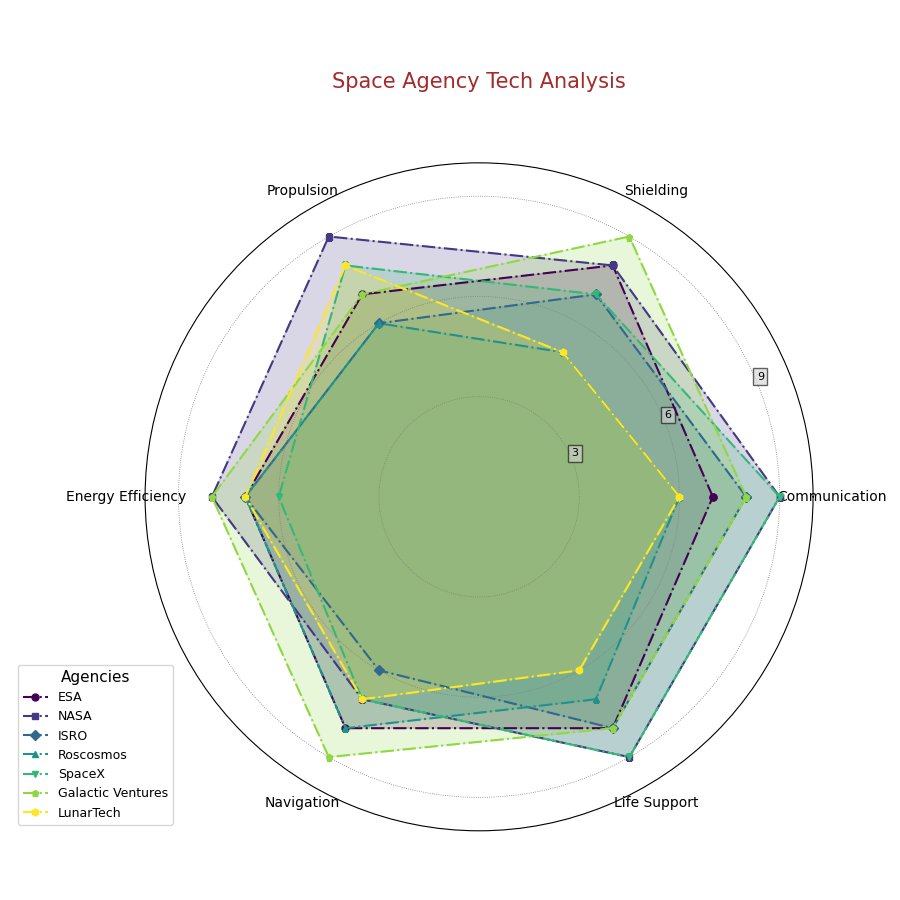

This chart was generated by the following Python code:
import matplotlib.pyplot as plt
import numpy as np

criteria = ['Communication', 'Shielding', 'Propulsion', 'Energy Efficiency', 'Navigation', 'Life Support']
num_criteria = len(criteria)

agency_scores = {
    'ESA': [7, 8, 7, 7, 8, 8],
    'NASA': [9, 8, 9, 8, 7, 9],
    'ISRO': [8, 7, 6, 7, 6, 8],
    'Roscosmos': [6, 5, 6, 7, 8, 7],
    'SpaceX': [9, 7, 8, 6, 7, 9],
    'Galactic Ventures': [8, 9, 7, 8, 9, 8],
    'LunarTech': [6, 5, 8, 7, 7, 6]
}

num_agencies = len(agency_scores)

angles = np.linspace(0, 2 * np.pi, num_criteria, endpoint=False).tolist()
angles += angles[:1]

fig, ax = plt.subplots(figsize=(9, 9), subplot_kw=dict(polar=True))

colors = plt.cm.viridis(np.linspace(0, 1, num_agencies))

markers = ['o', 's', 'D', '^', 'v', 'p', 'h']

for idx, (agency_name, scores) in enumerate(agency_scores.items()):
    scores += scores[:1]
    ax.plot(angles, scores, color=colors[idx], linewidth=1.5, linestyle='-.', marker=markers[idx], markersize=5, label=agency_name)
    ax.fill(angles, scores, color=colors[idx], alpha=0.2)

ax.set_xticks(angles[:-1])
ax.set_xticklabels(criteria, fontsize=10, fontweight='regular')

ax.set_ylim(0, 10)

ax.yaxis.grid(True, linestyle=':', linewidth=0.6, color='grey')
ax.xaxis.grid(False)

ax.set_yticks([3, 6, 9])
ax.set_yticklabels(["3", "6", "9"], fontsize=8, bbox=dict(facecolor='lightgrey', alpha=0.6, boxstyle='square'))

plt.title("Space Agency Tech Analysis", size=15, color='brown', y=1.1)

ax.legend(loc='lower left', bbox_to_anchor=(-0.2, 0), fontsize=9, title="Agencies", title_fontsize=11)

plt.tight_layout()
plt.show()
